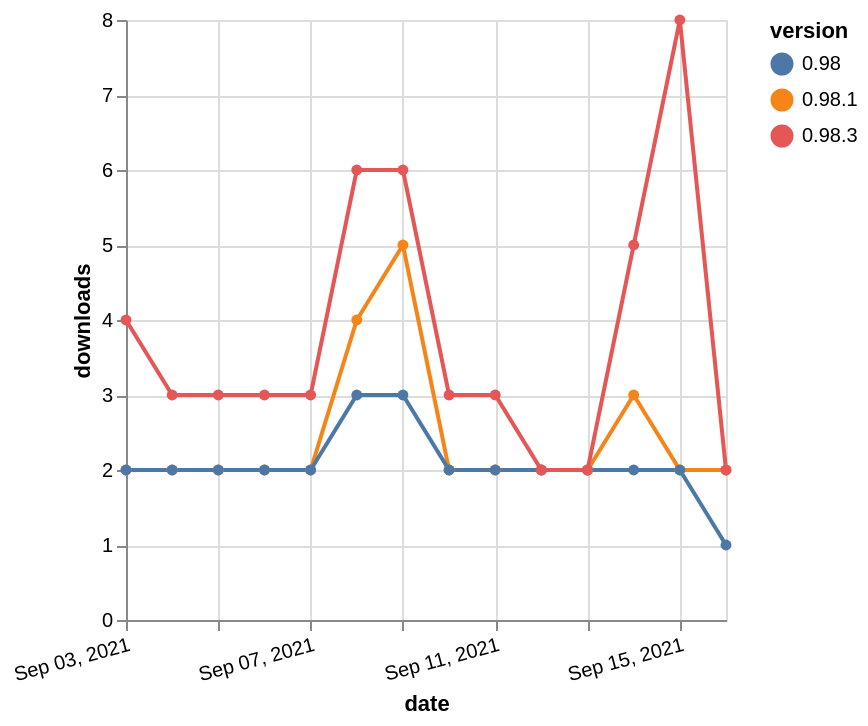

Describe this chart as a Vega-Lite specification.
### Vega-Lite specification from a JSON file in a GitHub repository (floating-point values rounded to 4 significant figures)
{"$schema": "https://vega.github.io/schema/vega-lite/v5.json", "description": "A simple bar chart with embedded data.", "data": {"values": [{"date": "2021-09-03", "total": 1958, "delta": 2, "version": "0.98.1"}, {"date": "2021-09-04", "total": 1960, "delta": 2, "version": "0.98.1"}, {"date": "2021-09-05", "total": 1962, "delta": 2, "version": "0.98.1"}, {"date": "2021-09-06", "total": 1964, "delta": 2, "version": "0.98.1"}, {"date": "2021-09-07", "total": 1966, "delta": 2, "version": "0.98.1"}, {"date": "2021-09-08", "total": 1970, "delta": 4, "version": "0.98.1"}, {"date": "2021-09-09", "total": 1975, "delta": 5, "version": "0.98.1"}, {"date": "2021-09-10", "total": 1977, "delta": 2, "version": "0.98.1"}, {"date": "2021-09-11", "total": 1979, "delta": 2, "version": "0.98.1"}, {"date": "2021-09-12", "total": 1981, "delta": 2, "version": "0.98.1"}, {"date": "2021-09-13", "total": 1983, "delta": 2, "version": "0.98.1"}, {"date": "2021-09-14", "total": 1986, "delta": 3, "version": "0.98.1"}, {"date": "2021-09-15", "total": 1988, "delta": 2, "version": "0.98.1"}, {"date": "2021-09-16", "total": 1990, "delta": 2, "version": "0.98.1"}, {"date": "2021-09-03", "total": 2709, "delta": 2, "version": "0.98"}, {"date": "2021-09-04", "total": 2711, "delta": 2, "version": "0.98"}, {"date": "2021-09-05", "total": 2713, "delta": 2, "version": "0.98"}, {"date": "2021-09-06", "total": 2715, "delta": 2, "version": "0.98"}, {"date": "2021-09-07", "total": 2717, "delta": 2, "version": "0.98"}, {"date": "2021-09-08", "total": 2720, "delta": 3, "version": "0.98"}, {"date": "2021-09-09", "total": 2723, "delta": 3, "version": "0.98"}, {"date": "2021-09-10", "total": 2725, "delta": 2, "version": "0.98"}, {"date": "2021-09-11", "total": 2727, "delta": 2, "version": "0.98"}, {"date": "2021-09-12", "total": 2729, "delta": 2, "version": "0.98"}, {"date": "2021-09-13", "total": 2731, "delta": 2, "version": "0.98"}, {"date": "2021-09-14", "total": 2733, "delta": 2, "version": "0.98"}, {"date": "2021-09-15", "total": 2735, "delta": 2, "version": "0.98"}, {"date": "2021-09-16", "total": 2736, "delta": 1, "version": "0.98"}, {"date": "2021-09-03", "total": 957, "delta": 4, "version": "0.98.3"}, {"date": "2021-09-04", "total": 960, "delta": 3, "version": "0.98.3"}, {"date": "2021-09-05", "total": 963, "delta": 3, "version": "0.98.3"}, {"date": "2021-09-06", "total": 966, "delta": 3, "version": "0.98.3"}, {"date": "2021-09-07", "total": 969, "delta": 3, "version": "0.98.3"}, {"date": "2021-09-08", "total": 975, "delta": 6, "version": "0.98.3"}, {"date": "2021-09-09", "total": 981, "delta": 6, "version": "0.98.3"}, {"date": "2021-09-10", "total": 984, "delta": 3, "version": "0.98.3"}, {"date": "2021-09-11", "total": 987, "delta": 3, "version": "0.98.3"}, {"date": "2021-09-12", "total": 989, "delta": 2, "version": "0.98.3"}, {"date": "2021-09-13", "total": 991, "delta": 2, "version": "0.98.3"}, {"date": "2021-09-14", "total": 996, "delta": 5, "version": "0.98.3"}, {"date": "2021-09-15", "total": 1004, "delta": 8, "version": "0.98.3"}, {"date": "2021-09-16", "total": 1006, "delta": 2, "version": "0.98.3"}]}, "width": "container", "mark": {"type": "line", "point": {"filled": true}}, "encoding": {"x": {"field": "date", "type": "temporal", "timeUnit": "yearmonthdate", "title": "date", "axis": {"labelAngle": -15}}, "y": {"field": "delta", "type": "quantitative", "title": "downloads"}, "color": {"field": "version", "type": "nominal"}, "tooltip": {"field": "delta"}}}
